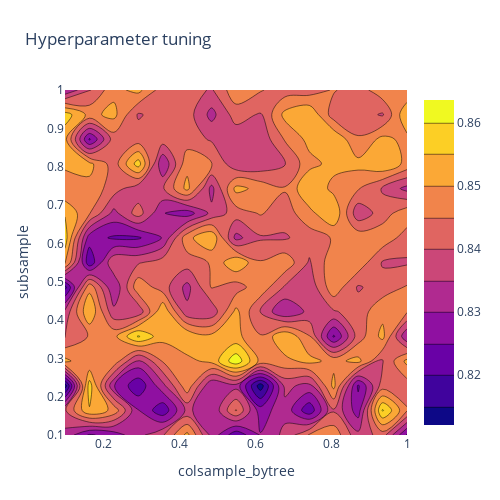

Notebook cell for this chart:
### Code cell
x = grid_pivot.columns.levels[1].values
y = grid_pivot.index.values
z = grid_pivot.values

import plotly.graph_objects as go

# X and Y axes labels
layout = go.Layout(
            xaxis=go.layout.XAxis(
              title=go.layout.xaxis.Title(
              text=feature_2)
             ),
             yaxis=go.layout.YAxis(
              title=go.layout.yaxis.Title(
              text=feature_1) 
            ) )

fig = go.Figure(data = [go.Contour(z=z, x=x, y=y)], layout=layout )

fig.update_layout(title='Hyperparameter tuning', autosize=False,
                  width=500, height=500,
                  margin=dict(l=65, r=50, b=65, t=90))

fig.show()

### Figure 1 — Plotly figure (JSON) as saved in the notebook; plotly's stock layout.template omitted (floating-point values rounded to 4 significant figures; data arrays with more than 128 entries replaced by an {"elided": "..."} marker saying what was removed)
{"data": [{"type": "contour", "x": [0.1, 0.1643, 0.2286, 0.2929, 0.3571, 0.4214, 0.4857, 0.55, 0.6143, 0.6786, 0.7429, 0.8071, 0.8714, 0.9357, 1], "y": [0.1, 0.1643, 0.2286, 0.2929, 0.3571, 0.4214, 0.4857, 0.55, 0.6143, 0.6786, 0.7429, 0.8071, 0.8714, 0.9357, 1], "z": {"elided": "15x15 float values"}}], "layout": {"autosize": false, "height": 500, "margin": {"b": 65, "l": 65, "r": 50, "t": 90}, "title": {"text": "Hyperparameter tuning"}, "width": 500, "xaxis": {"title": {"text": "colsample_bytree"}}, "yaxis": {"title": {"text": "subsample"}}}}
